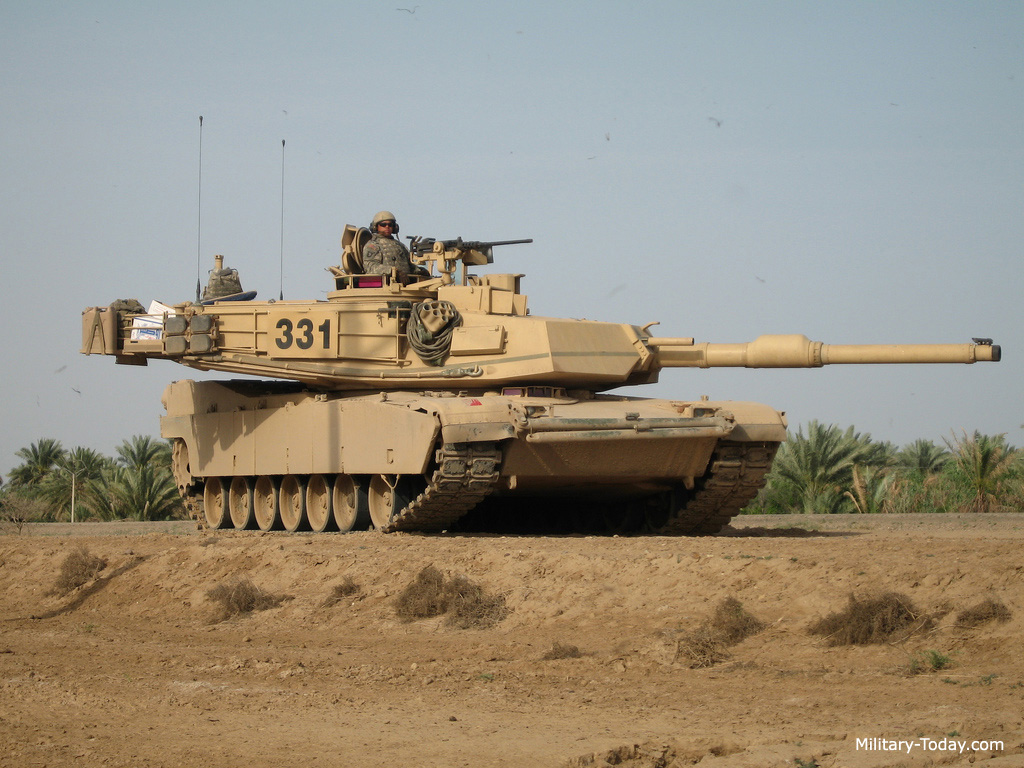
#> input picture images/m1a2_abrams_l5.jpg, 1024 x 768 px
$ python cannyExample.py ../images/m1a2_abrams_l5.jpg
#> lines starting #> are read from the running program, lines starting #| are printed output that depends on the picture; after the words box and inside, x2 and y2 are one past the last pixel; in counts of white or black regions, pixels touching at a corner belong together
import cv2 as cv
import numpy as np
import os
import sys
import matplotlib.pyplot as plt

def main():
    script_path = os.path.abspath(sys.argv[0])
    path = os.path.abspath(os.path.join(os.path.dirname(script_path), '..', 'images', 'm1a2_abrams_l5.jpg'))
    image = cv.imread(path)
#> image is the input picture: shape (768, 1024, 3); mean B, G, R 126.6, 143.2, 152.1

    # Convert the image to grayscale
    gray = cv.cvtColor(image, cv.COLOR_BGR2GRAY)
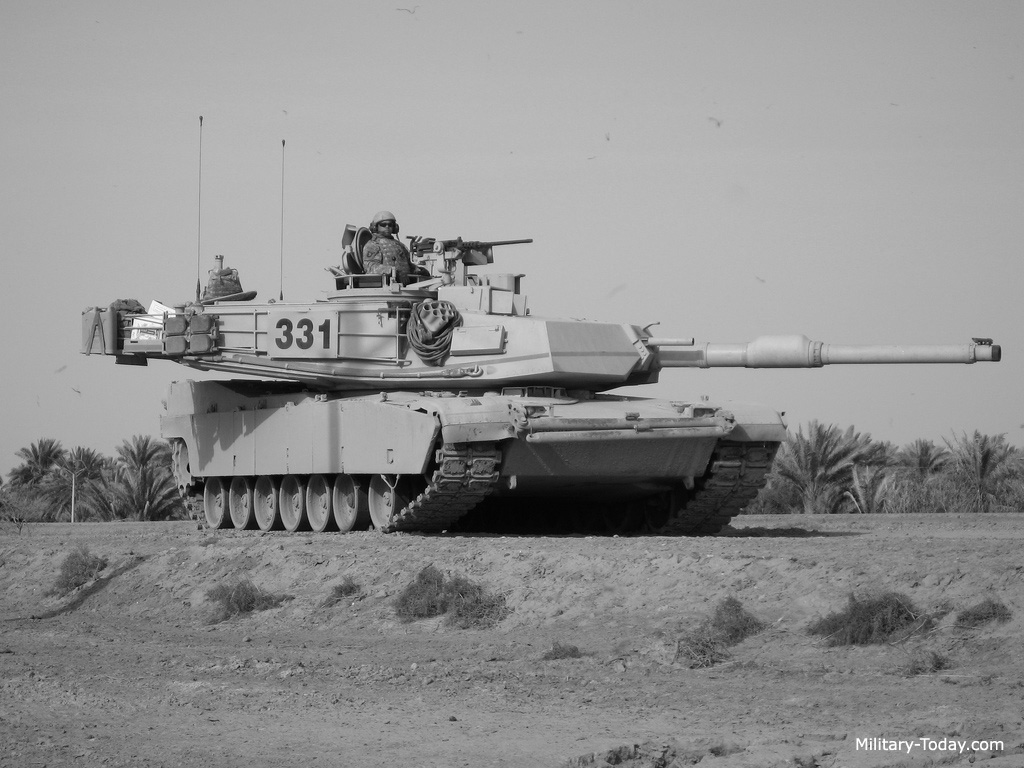
#> gray: shape (768, 1024); min 1, max 255, mean 143.9

    # Apply Gaussian blur to reduce noise
    blurred = cv.GaussianBlur(gray, (3, 3), 0)

    # Perform Canny edge detection
    edges = cv.Canny(blurred, 50, 170)
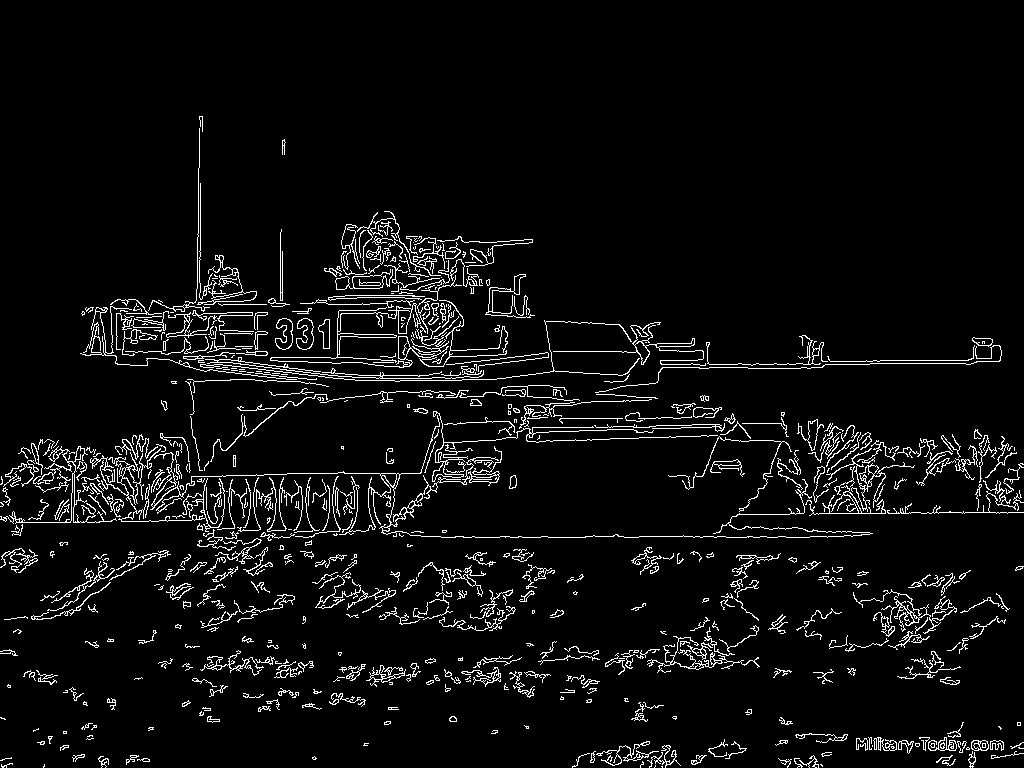
#> edges: shape (768, 1024); 5.2% white in thin lines or dots, all inside (x1, y1, x2, y2) = (0, 116, 1024, 768)

    # Create a mask of the edges
    mask = cv.bitwise_and(image, image, mask=edges)
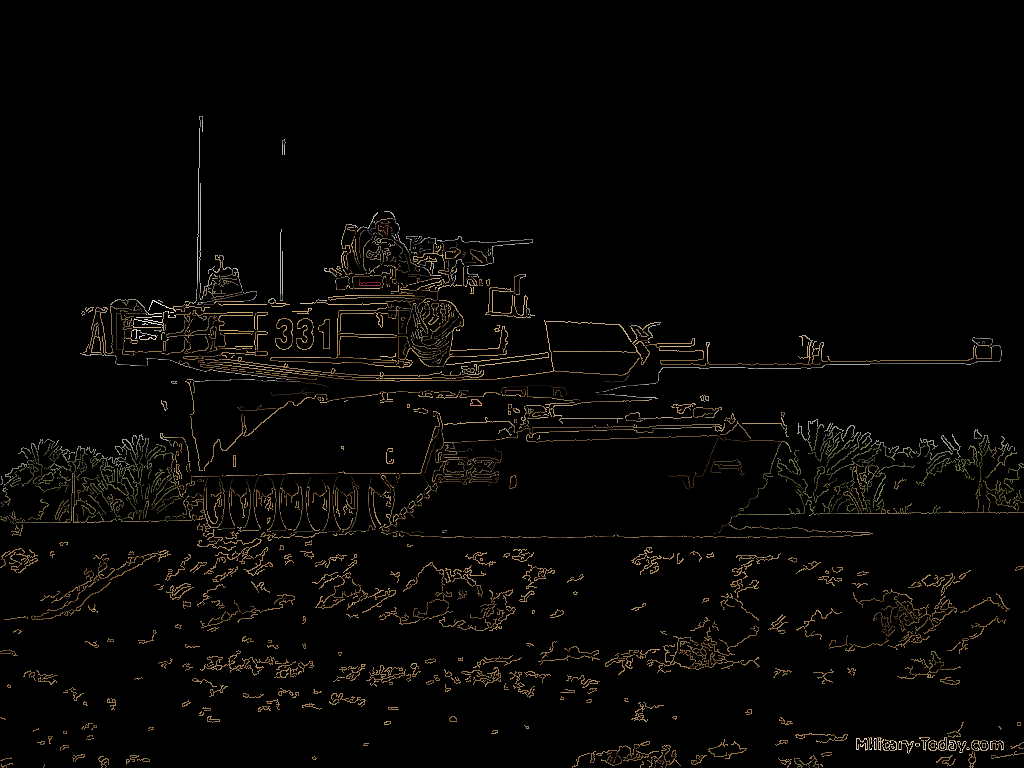
#> mask: shape (768, 1024, 3); mean B, G, R 4.1, 5.7, 6.8
    # Combine the mask with the original image to create a sharpened result
    sharpened = cv.addWeighted(image, 1, mask, -0.5, 0)
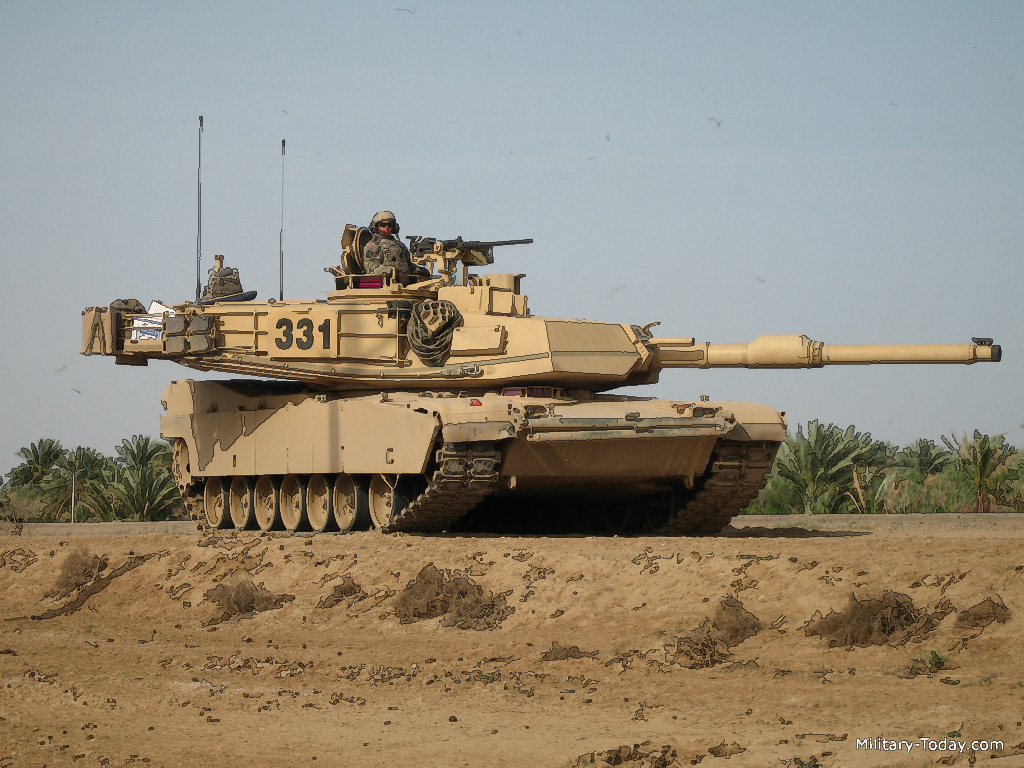
#> sharpened: shape (768, 1024, 3); mean B, G, R 124.6, 140.3, 148.7

    # Display the original and sharpened images

    fig, axs = plt.subplots(1, 2)

    axs[0].imshow(cv.cvtColor(image, cv.COLOR_BGR2RGB))
    axs[0].set_title('Original image')

    axs[1].imshow(cv.cvtColor(sharpened, cv.COLOR_BGR2RGB))
    axs[1].set_title('Sharpened image')

    for axis in axs.flat:
        axis.axis('off')

    fig.show()
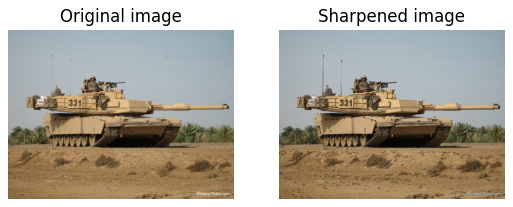
#> figure drawn by matplotlib, 2 panels

    plt.tight_layout()
    plt.show()
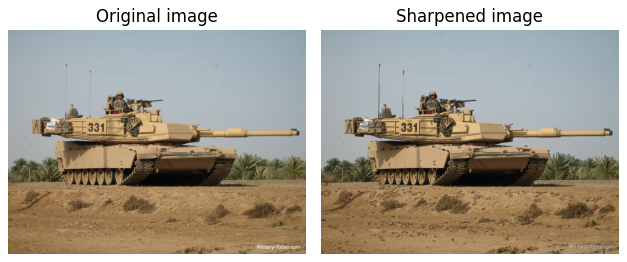
#> figure drawn by matplotlib, 2 panels

if __name__ == '__main__':
    main()

$ run again, with images/faces.jpg copied over images/m1a2_abrams_l5.jpg
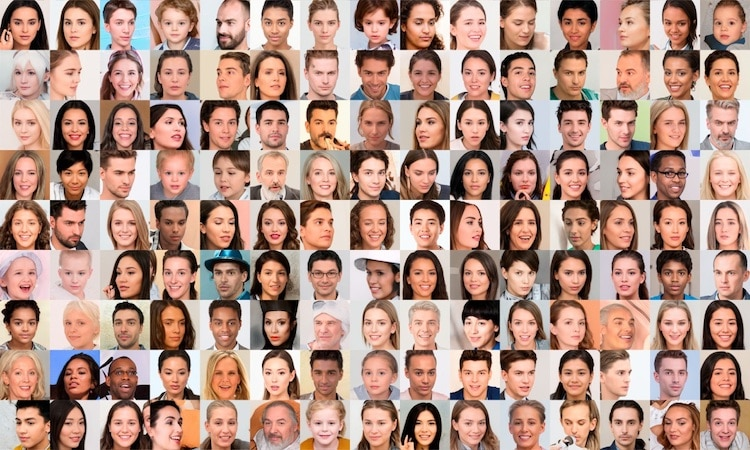
#> input picture images/faces.jpg, 750 x 450 px
#> in main, image is the input picture: shape (450, 750, 3); mean B, G, R 132.9, 145.8, 180
#> in main, `edges = cv.Canny(blurred, 50, 170)`:
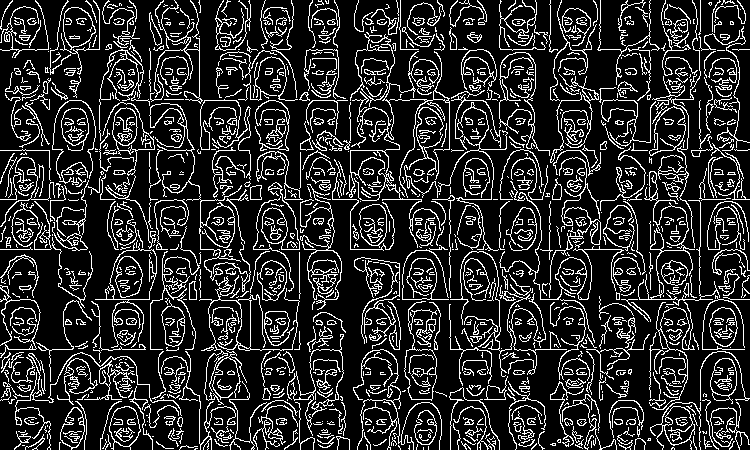
#> edges: shape (450, 750); 17.2% white in thin lines or dots
#> in main, `plt.show()`:
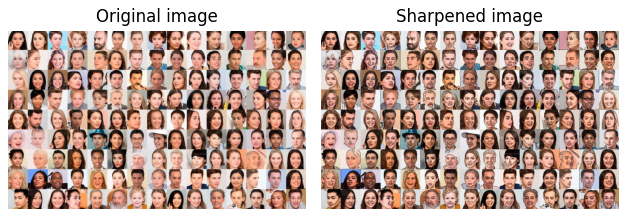
#> figure drawn by matplotlib, 2 panels
